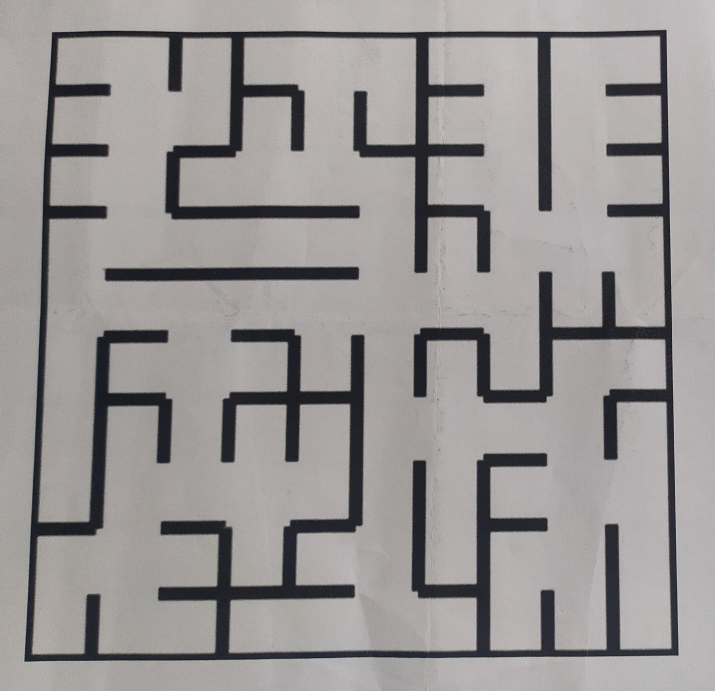
#> input picture task_4b_develop_ball_navigation_algo_windows/test_cases/maze00.jpg, 2143 x 2071 px (shown at 1/3 size); its folder holds only this picture in this run
$ python task_1b.py
#> lines starting #> are read from the running program, lines starting #| are printed output that depends on the picture; after the words box and inside, x2 and y2 are one past the last pixel; in counts of white or black regions, pixels touching at a corner belong together
#> further down, input_img is the input picture: shape (2071, 2143, 3); mean B, G, R 148.6, 148.9, 152.3
'''
*****************************************************************************************
*
*        		===============================================
*           		Nirikshak Bot (NB) Theme (eYRC 2020-21)
*        		===============================================
*
*  This script is to implement Task 1B of Nirikshak Bot (NB) Theme (eYRC 2020-21).
*
*  This software is made available on an "AS IS WHERE IS BASIS".
*  Licensee/end user indemnifies and will keep e-Yantra indemnified from
*  any and all claim(s) that emanate from the use of the Software or
*  breach of the terms of this agreement.
*
*  e-Yantra - An MHRD project under National Mission on Education using ICT (NMEICT)
*
*****************************************************************************************
'''

# Team ID:			[2139]
# Author List:		[Yash Varshney]
# Filename:			task_1b.py
# Functions:		applyPerspectiveTransform, detectMaze, writeToCsv
# 					[ Comma separated list of functions in this file ]
# Global variables:
# 					[ List of global variables defined in this file ]


####################### IMPORT MODULES #######################
## You are not allowed to make any changes in this section. ##
## You have to implement this task with the three available ##
## modules for this task (numpy, opencv, csv)               ##
##############################################################
import numpy as np
import cv2 as cv
import csv
##############################################################


################# ADD UTILITY FUNCTIONS HERE #################
## You can define any utility functions for your code.      ##
## Please add proper comments to ensure that your code is   ##
## readable and easy to understand.                         ##
##############################################################


##############################################################


def applyPerspectiveTransform(input_img):

	"""
	Purpose:
	---
	takes a maze test case image as input and applies a Perspective Transfrom on it to isolate the maze

	Input Arguments:
	---
	`input_img` :   [ numpy array ]
		maze image in the form of a numpy array

	Returns:
	---
	`warped_img` :  [ numpy array ]
		resultant warped maze image after applying Perspective Transform

	Example call:
	---
	warped_img = applyPerspectiveTransform(input_img)
	"""
	tup = input_img.shape
#> tup = (2071, 2143, 3)
	if (tup[0] != 1024):

		warped_img = None

		##############	ADD YOUR CODE HERE	##############
		#Conversion into GrayScale
		gray = cv.cvtColor(input_img, cv.COLOR_BGR2GRAY)

		#Applying Gaussian Blur
		gray = cv.GaussianBlur(gray, (9,9), 2)

		#Applying Canny Edge Detection
		edged = cv.Canny(gray, 50, 200)
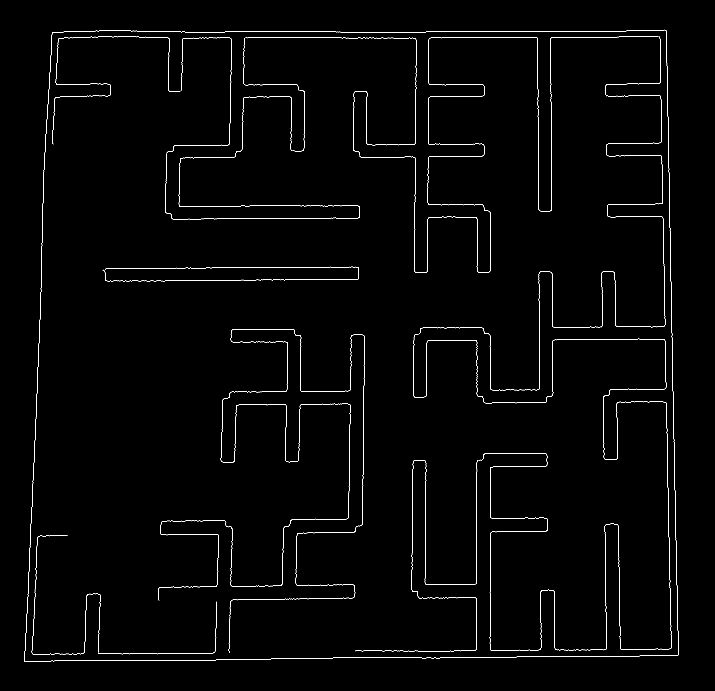
#> edged: shape (2071, 2143) (shown at 1/3 size); 0.87% white in thin lines or dots, all inside (x1, y1, x2, y2) = (73, 89, 2036, 1985)


		#Finding Contours
		cnts = cv.findContours(edged.copy(), cv.RETR_LIST, cv.CHAIN_APPROX_SIMPLE)[0]
#> cnts = 28 contours, 18 with area under 20; largest, box (x1, y1, x2, y2) and area: (73, 89, 2036, 1985) 3576581, (73, 89, 2036, 1985) 3576576, (662, 987, 1094, 1958) 63, (1079, 108, 1976, 819) 57, (1240, 1002, 1999, 1380) 53


		#Sorting the Contours in decreasing order because Square containing the Maze is largest
		cnts = sorted(cnts, key = cv.contourArea, reverse = True)

		#Looping through the Contours and approxing Contours
		for c in cnts:
			peri = cv.arcLength(c, True)
			approx = cv.approxPolyDP(c, 0.05 * peri, True)
			#0.02

		# If length is 4 then it is ROI
			if len(approx) == 4:
				screenCnt = approx
				break
#> this loop made 1 pass
#> (peri, screenCnt) on pass 1: (7695.4, [[1998, 91], [157, 97], [73, 1983], [2033, 1966]])

		# Reshaping Contours for further use
		pts = screenCnt.reshape(4, 2)
#> pts = [[1998, 91], [157, 97], [73, 1983], [2033, 1966]]

		#creating Array of Zero of Size(4,2)
		rect = np.zeros((4, 2), dtype = "float32")

		#Ordering of points in Clockwise manner

		s = pts.sum(axis = 1)
#> s = [2089, 254, 2056, 3999]
		rect[0] = pts[np.argmin(s)]
		rect[2] = pts[np.argmax(s)]

		diff = np.diff(pts, axis = 1)
#> diff = [-1907, -60, 1910, -67]
		rect[1] = pts[np.argmin(diff)]
		rect[3] = pts[np.argmax(diff)]
		(tl, tr, br, bl) = rect
		print(f"rect is {rect}")

		#Finding Maximum width

		widthA = np.sqrt(((br[0] - bl[0]) ** 2) + ((br[1] - bl[1]) ** 2))
		widthB = np.sqrt(((tr[0] - tl[0]) ** 2) + ((tr[1] - tl[1]) ** 2))
		maxWidth = max(int(widthA), int(widthB))


		#Findinf Maximum height

		heightA = np.sqrt(((tr[0] - br[0]) ** 2) + ((tr[1] - br[1]) ** 2))
		heightB = np.sqrt(((tl[0] - bl[0]) ** 2) + ((tl[1] - bl[1]) ** 2))
		maxHeight = max(int(heightA), int(heightB))

		#Destination Array of ROI


		dst = np.array([[0, 0],[maxWidth - 1, 0],[maxWidth - 1, maxHeight - 1],[0, maxHeight - 1]], dtype = "float32")


		#Applying perspective transform
		M = cv.getPerspectiveTransform(rect, dst)

		# Finally the warped image
		warped_img = cv.warpPerspective(input_img, M, (maxWidth, maxHeight))
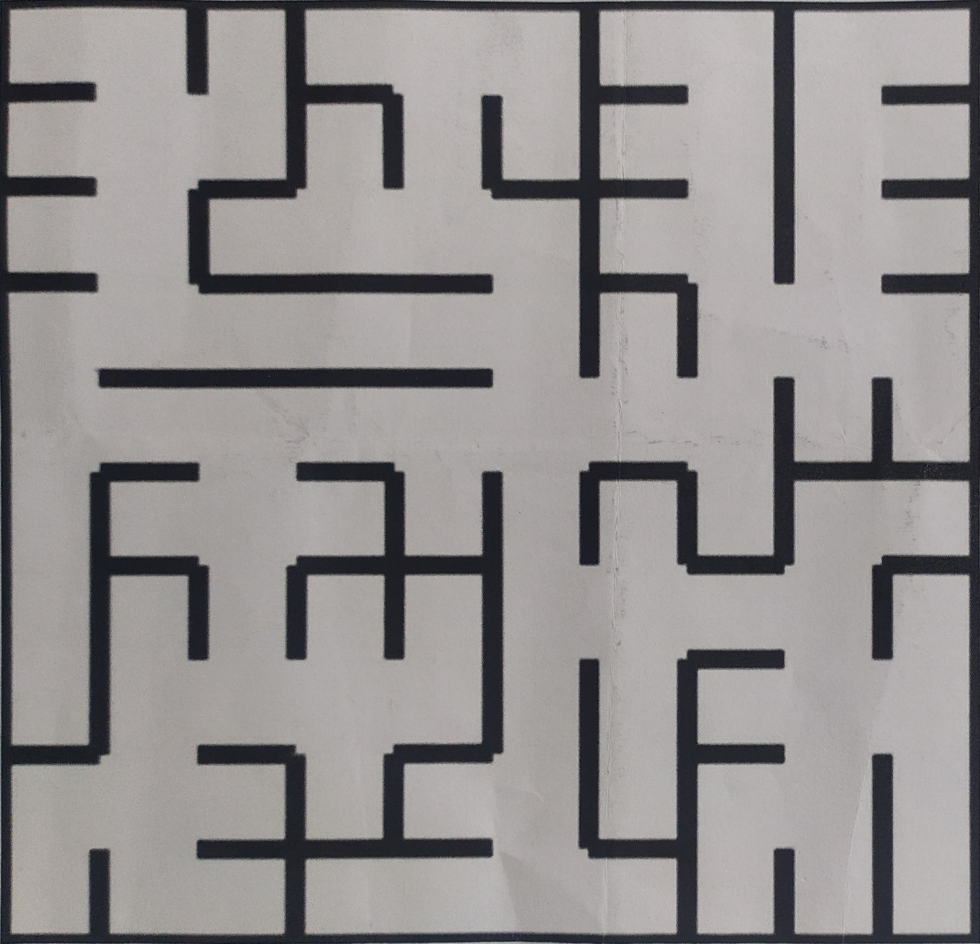
#> warped_img: shape (1887, 1960, 3) (shown at 1/2 size); mean B, G, R 143.3, 143.4, 146.7


		##################################################

		return warped_img
	else:

		warped_img = None

	##############	ADD YOUR CODE HERE	##############
		gray = cv.GaussianBlur(input_img,(5,5), 2)


		ret,thresh1 = cv.threshold(gray,230,255,cv.THRESH_BINARY_INV)
		edged = cv.Canny(thresh1, 50, 200)
		cnts = cv.findContours(edged.copy(), cv.RETR_LIST, cv.CHAIN_APPROX_SIMPLE)[0]
		cnts = sorted(cnts, key = cv.contourArea, reverse = True)
		for c in cnts:
				peri = cv.arcLength(c, True)
				approx = cv.approxPolyDP(c, 0.05 * peri, True)

				#0.02

			# If length is 4 then it is ROI
				if len(approx) == 4:
					screenCnt = approx
					break
		try:
			pts = screenCnt.reshape(4, 2)
		except:
			return

			#creating Array of Zero of Size(4,2)
		rect = np.zeros((4, 2), dtype = "float32")
		s = pts.sum(axis = 1)
		rect[0] = pts[np.argmin(s)]
		rect[2] = pts[np.argmax(s)]

		diff = np.diff(pts, axis = 1)
		rect[1] = pts[np.argmin(diff)]
		rect[3] = pts[np.argmax(diff)]
		(tl, tr, br, bl) = rect

		maxWidth = 1280


			#Findinf Maximum height


		maxHeight = 1280

			#Destination Array of ROI


		dst = np.array([[0, 0],[maxWidth - 1, 0],[maxWidth - 1, maxHeight - 1],[0, maxHeight - 1]], dtype = "float32")


			#Applying perspective transform
		M = cv.getPerspectiveTransform(rect, dst)

			# Finally the warped image
		warped_img = cv.warpPerspective(input_img, M, (maxWidth, maxHeight))


		##################################################

		return warped_img


def detectMaze(warped_img):

	"""
	Purpose:
	---
	takes the warped maze image as input and returns the maze encoded in form of a 2D array

	Input Arguments:
	---
	`warped_img` :    [ numpy array ]
		resultant warped maze image after applying Perspective Transform

	Returns:
	---
	`maze_array` :    [ nested list of lists ]
		encoded maze in the form of a 2D array

	Example call:
	---
	maze_array = detectMaze(warped_img)
	"""

	maze_array = []

	##############	ADD YOUR CODE HERE	##############

	#Converting into grayscale
	warped_img_gray = cv.cvtColor(warped_img, cv.COLOR_BGR2GRAY)
	#Applying Gaussian Blur
	warped_img_gray = cv.GaussianBlur(warped_img_gray,(5,5),0)

	#Some part is washed out by perpective transform to make uniform border in all direction
	thresh = cv.copyMakeBorder(warped_img_gray,5,5,5,5, cv.BORDER_CONSTANT,value=[0,0,0])
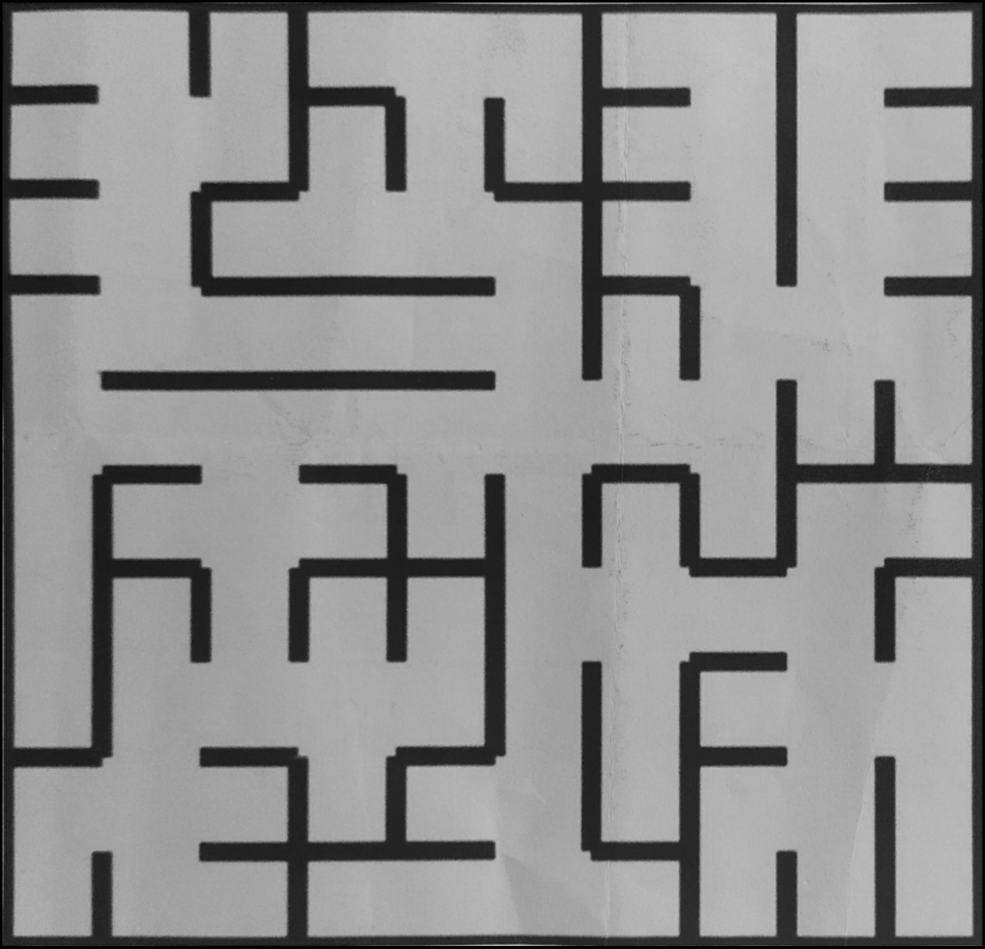
#> thresh: shape (1897, 1970) (shown at 1/2 size); min 0, max 197, mean 142.9

	#Converting into binary(Pixel value 0 and 255 only)
	thresh = cv.threshold(thresh,135,255,cv.THRESH_BINARY)[1]
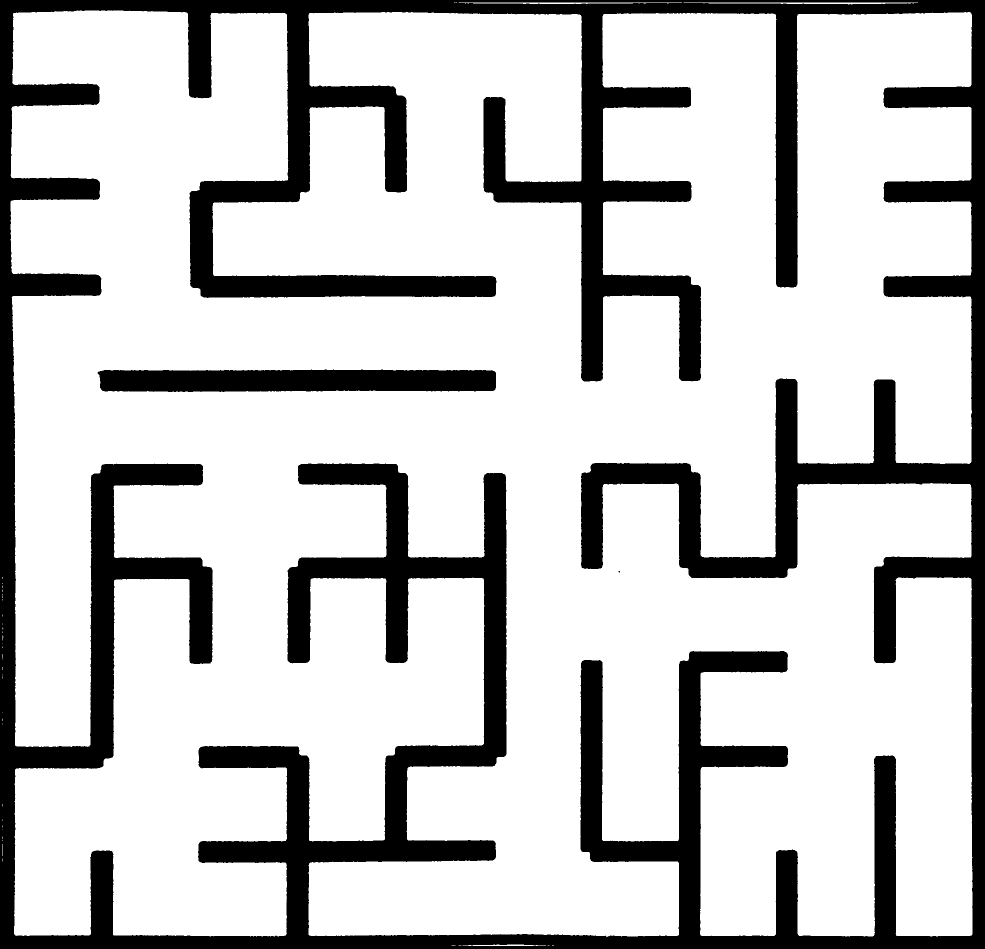
#> thresh: shape (1897, 1970) (shown at 1/2 size); 78% white; 3 black regions (1 under 20 px), largest, box (x1, y1, x2, y2) and area: (0, 0, 1970, 1897) 789618, (195, 739, 992, 784) 33320

	# Resizing the image into (400,400) to make uniform
	resized_image = cv.resize(thresh, (400, 400))
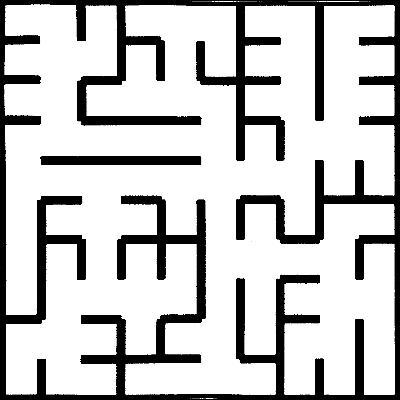
#> resized_image: shape (400, 400); min 0, max 255, mean 198.9
	#Assumption that Each Block will be now (40,40)

	jincrement = resized_image.shape[0]//10
#> jincrement = 40
	iincrement = resized_image.shape[1]//10
#> iincrement = 40

	#Inverting the Image for ease of calculation
	ret2,resized_image = cv.threshold(resized_image,100,255,cv.THRESH_BINARY_INV)
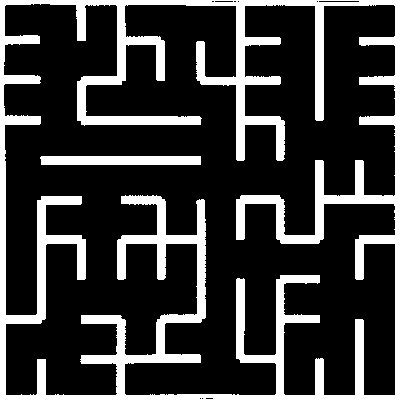
#> resized_image: shape (400, 400); 21.8% white; 2 white regions, box (x1, y1, x2, y2) and area: (0, 0, 400, 400) 33433, (40, 156, 201, 165) 1442

	#Looping through the Maze block by block

	for i in range(0,resized_image.shape[0],iincrement):

		maze_array.append([])
		if(i==0):
			y = i
			iiicrement = 44
		else:
			y = i-1
			iiicrement = 43
		for j in range(0,resized_image.shape[1],jincrement):

				if(j==0):

					img_temp = resized_image[y:y+iiicrement,j:j+44]
				else:
					img_temp = resized_image[y:y+iiicrement,j-5:j+44]

				value = 0

				#Finding the center of block Image
				x_center = img_temp.shape[1]//2
				y_center = img_temp.shape[0]//2


				#Now from center moving in all direction if pixel value comes out as specied then there is Grid otherwise not.
				dir = 0
				while(y_center - dir >= 0):
					if(img_temp[y_center-dir, x_center] == 255):

						value += 2
						break
					dir +=1


				dir = 0
				while(y_center + dir  < img_temp.shape[0]):
					if(img_temp[y_center+dir,x_center] == 255):
						value += 8

						break
					dir+=1


				dir = 0
				while(x_center + dir <  img_temp.shape[1] ):
					if(img_temp[y_center,x_center+dir] == 255  or img_temp[15,x_center+dir]):
						value += 4
						break
					dir+=1

				dir =0
				while(x_center-dir >= 0):
					if(img_temp[y_center,x_center-dir] == 255):
								value  +=1
								break
					dir +=1


			#Final Encoded maze array
				maze_array[i//40].append(value)
#> after the loop, maze_array = 10 items
##################################################

	return maze_array


# NOTE:	YOU ARE NOT ALLOWED TO MAKE ANY CHANGE TO THIS FUNCTION
def writeToCsv(csv_file_path, maze_array):

	"""
	Purpose:
	---
	takes the encoded maze array and csv file name as input and writes the encoded maze array to the csv file

	Input Arguments:
	---
	`csv_file_path` :	[ str ]
		file path with name for csv file to write

	`maze_array` :		[ nested list of lists ]
		encoded maze in the form of a 2D array

	Example call:
	---
	warped_img = writeToCsv('test_cases/maze00.csv', maze_array)
	"""

	with open(csv_file_path, 'w', newline='') as file:
		writer = csv.writer(file)
		writer.writerows(maze_array)


# NOTE:	YOU ARE NOT ALLOWED TO MAKE ANY CHANGE TO THIS FUNCTION
#
# Function Name:    main
#        Inputs:    None
#       Outputs:    None
#       Purpose:    This part of the code is only for testing your solution. The function first takes 'maze00.jpg'
# 					as input, applies Perspective Transform by calling applyPerspectiveTransform function,
# 					encodes the maze input in form of 2D array by calling detectMaze function and writes this data to csv file
# 					by calling writeToCsv function, it then asks the user whether to repeat the same on all maze images
# 					present in 'test_cases' folder or not. Write your solution ONLY in the space provided in the above
# 					applyPerspectiveTransform and detectMaze functions.

if __name__ == "__main__":

	# path directory of images in 'test_cases' folder
	img_dir_path = 'test_cases/'

	# path to 'maze00.jpg' image file
	file_num = 0
	img_file_path = img_dir_path + 'maze0' + str(file_num) + '.jpg'

	print('\n============================================')
	print('\nFor maze0' + str(file_num) + '.jpg')

	# path for 'maze00.csv' output file
	csv_file_path = img_dir_path + 'maze0' + str(file_num) + '.csv'

	# read the 'maze00.jpg' image file
	input_img = cv.imread(img_file_path)

	# get the resultant warped maze image after applying Perspective Transform
	warped_img = applyPerspectiveTransform(input_img)

	if type(warped_img) is np.ndarray:

		# get the encoded maze in the form of a 2D array
		maze_array = detectMaze(warped_img)
#> maze_array = 10 items

		if (type(maze_array) is list) and (len(maze_array) == 10):

			print('\nEncoded Maze Array = %s' % (maze_array))
#> (printed output is left out)
			print('\n============================================')

			# writes the encoded maze array to the csv file
			writeToCsv(csv_file_path, maze_array)

			cv.imshow('warped_img_0' + str(file_num), warped_img)
			cv.waitKey(0)
			cv.destroyAllWindows()

		else:

			print('\n[ERROR] maze_array returned by detectMaze function is not complete. Check the function in code.\n')
			exit()

	else:

		print('\n[ERROR] applyPerspectiveTransform function is not returning the warped maze image in expected format! Check the function in code.\n')
		exit()

	choice = input('\nDo you want to run your script on all maze images ? => "y" or "n": ')
#> the answer given: test_cases/maze00.jpg

	if choice == 'y':

		for file_num in range(1, 10):

			# path to image file
			img_file_path = img_dir_path + 'maze0' + str(file_num) + '.jpg'

			print('\n============================================')
			print('\nFor maze0' + str(file_num) + '.jpg')

			# path for csv output file
			csv_file_path = img_dir_path + 'maze0' + str(file_num) + '.csv'

			# read the image file
			input_img = cv.imread(img_file_path)

			# get the resultant warped maze image after applying Perspective Transform
			warped_img = applyPerspectiveTransform(input_img)

			if type(warped_img) is np.ndarray:

				# get the encoded maze in the form of a 2D array
				maze_array = detectMaze(warped_img)

				if (type(maze_array) is list) and (len(maze_array) == 10):

					print('\nEncoded Maze Array = %s' % (maze_array))
					print('\n============================================')

					# writes the encoded maze array to the csv file
					writeToCsv(csv_file_path, maze_array)

					cv.imshow('warped_img_0' + str(file_num), warped_img)
					cv.waitKey(0)
					cv.destroyAllWindows()

				else:

					print('\n[ERROR] maze_array returned by detectMaze function is not complete. Check the function in code.\n')
					exit()

			else:

				print('\n[ERROR] applyPerspectiveTransform function is not returning the warped maze image in expected format! Check the function in code.\n')
				exit()

	else:

		print('')
